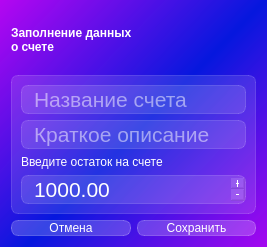
<?xml version="1.0" encoding="UTF-8"?>
<ui version="4.0">
 <class>bankAccDialog</class>
 <widget class="QDialog" name="bankAccDialog">
  <property name="geometry">
   <rect>
    <x>0</x>
    <y>0</y>
    <width>267</width>
    <height>247</height>
   </rect>
  </property>
  <property name="sizePolicy">
   <sizepolicy hsizetype="Fixed" vsizetype="Fixed">
    <horstretch>0</horstretch>
    <verstretch>0</verstretch>
   </sizepolicy>
  </property>
  <property name="windowTitle">
   <string>WalletWise: Family Finance Tracker</string>
  </property>
  <property name="styleSheet">
   <string notr="true">background-color: qlineargradient(spread:reflect, x1:0.549682, y1:0.494, x2:0, y2:0, stop:0 rgba(0, 18, 221, 216), stop:1 rgba(179, 0, 241, 216));
font: 10pt &quot;Bahnschrift SemiLight&quot;;
</string>
  </property>
  <layout class="QVBoxLayout" name="verticalLayout">
   <item>
    <widget class="QLabel" name="label">
     <property name="styleSheet">
      <string notr="true">color: rgb(255, 255, 255);
font: 75 16pt &quot;MS Shell Dlg 2&quot;;
background-color: none;
border: none;
font-weight: bold;
</string>
     </property>
     <property name="text">
      <string>Заполнение данных 
о счете</string>
     </property>
    </widget>
   </item>
   <item>
    <widget class="QFrame" name="frame">
     <property name="styleSheet">
      <string notr="true">background-color: rgba(255, 255, 255, 30);
border: 1px solid rgba(255, 255, 255, 40);
border-radius: 7px;</string>
     </property>
     <property name="frameShape">
      <enum>QFrame::StyledPanel</enum>
     </property>
     <property name="frameShadow">
      <enum>QFrame::Raised</enum>
     </property>
     <layout class="QVBoxLayout" name="verticalLayout_2">
      <item>
       <widget class="QLineEdit" name="bankAccLine">
        <property name="styleSheet">
         <string notr="true">font-size: 16pt;
color:rgb(255, 255, 255);
padding-left: 10px;</string>
        </property>
        <property name="placeholderText">
         <string>Название счета</string>
        </property>
       </widget>
      </item>
      <item>
       <widget class="QLineEdit" name="bankAccLine_2">
        <property name="styleSheet">
         <string notr="true">font-size: 16pt;
color:rgb(255, 255, 255);
padding-left: 10px;</string>
        </property>
        <property name="placeholderText">
         <string>Краткое описание</string>
        </property>
       </widget>
      </item>
      <item>
       <widget class="QLabel" name="label_2">
        <property name="styleSheet">
         <string notr="true">color: rgb(255, 255, 255);
background-color:none;
border: none;
font: 12pt &quot;MS Shell Dlg 2&quot;;</string>
        </property>
        <property name="text">
         <string>Введите остаток на счете</string>
        </property>
       </widget>
      </item>
      <item>
       <widget class="QDoubleSpinBox" name="moneySpinBox">
        <property name="styleSheet">
         <string notr="true">font-size: 16pt;
color: white;
padding-left:10px;</string>
        </property>
        <property name="buttonSymbols">
         <enum>QAbstractSpinBox::PlusMinus</enum>
        </property>
        <property name="specialValueText">
         <string/>
        </property>
        <property name="maximum">
         <double>9999999999999900.000000000000000</double>
        </property>
        <property name="singleStep">
         <double>100.000000000000000</double>
        </property>
        <property name="value">
         <double>1000.000000000000000</double>
        </property>
       </widget>
      </item>
     </layout>
    </widget>
   </item>
   <item>
    <layout class="QHBoxLayout" name="horizontalLayout">
     <item>
      <widget class="QPushButton" name="cancelButton">
       <property name="styleSheet">
        <string notr="true">QPushButton {
font: 75 12pt &quot;MS Shell Dlg 2&quot;;
color: rgb(255, 255, 255);
background-color: rgba(255, 255, 255, 50);
border: 1px solid rgba(255, 255, 255, 60);
border-radius: 7px;
}
QPushButton:hover{
background-color: rgba(255, 255, 255, 60);
}

QPushButton:pressed{
background-color: rgba(255, 255, 255, 80);
}</string>
       </property>
       <property name="text">
        <string>Отмена</string>
       </property>
      </widget>
     </item>
     <item>
      <widget class="QPushButton" name="saveButton">
       <property name="styleSheet">
        <string notr="true">QPushButton {
font: 75 12pt &quot;MS Shell Dlg 2&quot;;
color: rgb(255, 255, 255);
background-color: rgba(255, 255, 255, 50);
border: 1px solid rgba(255, 255, 255, 60);
border-radius: 7px;
}
QPushButton:hover{
background-color: rgba(255, 255, 255, 60);
}

QPushButton:pressed{
background-color: rgba(255, 255, 255, 80);
}</string>
       </property>
       <property name="text">
        <string>Сохранить</string>
       </property>
      </widget>
     </item>
    </layout>
   </item>
  </layout>
 </widget>
 <tabstops>
  <tabstop>bankAccLine</tabstop>
 </tabstops>
 <resources/>
 <connections/>
</ui>
